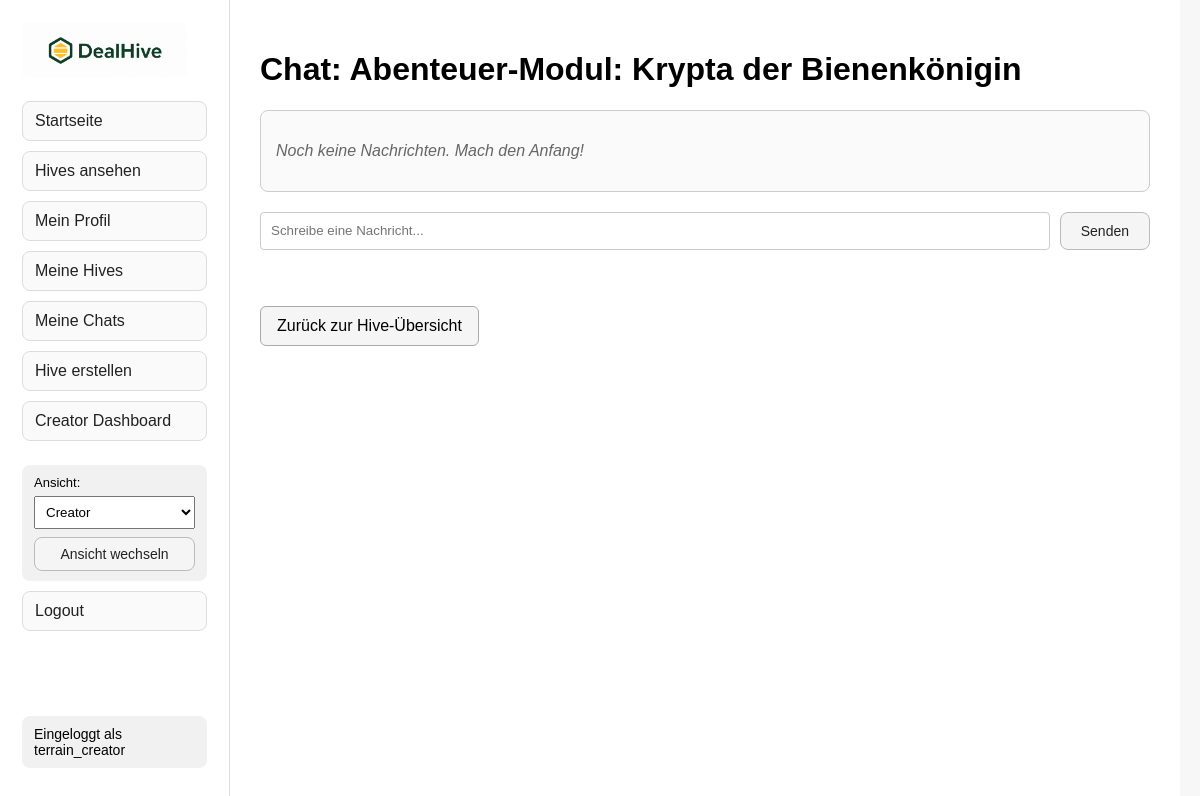
/hives/10/chat/4 (signed in), run on the app's committed database.
### tables this page shows
CREATE TABLE users (
            id INTEGER PRIMARY KEY AUTOINCREMENT,
            username TEXT NOT NULL UNIQUE,
            name TEXT NOT NULL,
            email TEXT NOT NULL,
            password_hash TEXT NOT NULL,
            role TEXT NOT NULL,
            street TEXT NOT NULL,
            postal_code TEXT NOT NULL,
            city TEXT NOT NULL,
            country TEXT NOT NULL
        );

CREATE TABLE hives (
            id INTEGER PRIMARY KEY AUTOINCREMENT,
            title TEXT NOT NULL,
            game_system TEXT NOT NULL,
            short_description TEXT NOT NULL,
            description TEXT NOT NULL,
            deadline TEXT NOT NULL,
            current_participants INTEGER NOT NULL DEFAULT 0,
            min_participants INTEGER NOT NULL,
            base_price REAL NOT NULL DEFAULT 0.0
        );

### hives.py (the view, shortened to what this page needs)
    @app.route(
        "/hives/<int:hive_id>/chat/<int:partner_id>",
        methods=["GET", "POST"]
    )
    def private_chat(hive_id, partner_id):
        if session.get("user_id") is None:
            return redirect("/login")
        current_user_id = session["user_id"]
        if get_user_by_id(current_user_id) is None:
            session.clear()
            return redirect("/login")
        hive = get_hive_by_id(hive_id)
        if hive is None:
            return "Hive wurde nicht gefunden.", 404
        partner = get_user_by_id(partner_id)
        if partner is None:
            return "Chatpartner wurde nicht gefunden.", 404
        if not can_users_chat_in_hive(
            hive_id,
            current_user_id,
            partner_id
        ):
            return "Du hast keinen Zugriff auf diesen Chat.", 403
        messages = get_private_messages(
            hive_id,
            current_user_id,
            partner_id
        )
        return render_template(
            "chat.html",
            hive=hive,
            messages=messages,
            partner_id=partner_id
        )

### database.py (called while the page is built)
def get_connection():
    connection = sqlite3.connect(DATABASE_PATH)
    connection.row_factory = sqlite3.Row
    connection.execute("PRAGMA foreign_keys = ON")
    return connection

def get_hive_by_id(hive_id):
    connection = get_connection()
    hive = connection.execute("""
        SELECT
            hives.id,
            hives.title,
            hives.game_system,
            hives.short_description,
            hives.description,
            hives.deadline,
            COALESCE((
                SELECT SUM(user_hives.quantity)
                FROM user_hives
                WHERE user_hives.hive_id = hives.id
                AND user_hives.relation_type = 'buyer'
            ), 0) AS current_participants,
            hives.min_participants,
            hives.base_price
        FROM hives
        WHERE hives.id = ?
    """, (hive_id,)).fetchone()
    connection.close()
    return hive

def get_user_by_id(user_id):
    connection = get_connection()
    user = connection.execute("""
        SELECT *
        FROM users
        WHERE id = ?
    """, (user_id,)).fetchone()
    connection.close()
    return user

def get_private_messages(hive_id, user1_id, user2_id):
    connection = get_connection()
    messages = connection.execute("""
        SELECT
            messages.id,
            messages.message_text,
            messages.timestamp,
            messages.sender_id,
            users.username AS sender_name
        FROM messages
        JOIN users ON messages.sender_id = users.id
        WHERE messages.hive_id = ?
        AND (
            (messages.sender_id = ? AND messages.receiver_id = ?)
            OR
            (messages.sender_id = ? AND messages.receiver_id = ?)
        )
        ORDER BY messages.timestamp ASC
    """, (
        hive_id,
        user1_id,
        user2_id,
        user2_id,
        user1_id
    )).fetchall()
    connection.close()
    return messages

### templates/chat.html
{% extends "layout.html" %}
{% block content %}
    <h1>Chat: {{ hive["title"] }}</h1>
    <div style="border: 1px solid #ccc; padding: 15px; margin-bottom: 20px; max-height: 400px; overflow-y: auto; background-color: #fafafa; border-radius: 8px;">
        {% if messages %}
            {% for msg in messages %}
                <div style="margin-bottom: 15px; padding-bottom: 10px; border-bottom: 1px solid #eee;">
                    <strong style="color: #333;">{{ msg["sender_name"] }}</strong>
                    <span style="font-size: 0.8em; color: #888; margin-left: 10px;">{{ msg["timestamp"] }}</span><br>
                    <div style="margin-top: 5px;">{{ msg["message_text"] }}</div>
                </div>
            {% endfor %}
        {% else %}
            <p style="color: #666; font-style: italic;">Noch keine Nachrichten. Mach den Anfang!</p>
        {% endif %}
    </div>
    <form method="POST" action="/hives/{{ hive['id'] }}/chat/{{ partner_id }}" style="display: flex; gap: 10px;">
        <input type="text" name="message_text" placeholder="Schreibe eine Nachricht..." required style="flex-grow: 1; padding: 10px; border: 1px solid #ccc; border-radius: 4px;">
        <button type="submit" style="padding: 10px 20px; cursor: pointer;">Senden</button>
    </form>
    <br><br>
    <a href="/hives/{{ hive['id'] }}"
        style="
            display: inline-block;
            padding: 10px 16px;
            background-color: #f5f5f5;
            color: black;
            text-decoration: none;
            border: 1px solid #aaaaaa;
            border-radius: 6px;
            margin-top: 20px;
        ">
        Zurück zur Hive-Übersicht
    </a>
{% endblock %}

### templates/partials/sidebar.html (shortened to what this page needs)
<aside class="sidebar">
    <a href="/">
        <img
            src="{{ url_for('static', filename='images/dealhive-logo.png') }}"
            alt="DealHive Logo"
            class="sidebar-logo"
            style="width: 165px; height: auto;"
        >
    </a>
    <nav>
        <ul class="sidebar-nav">
            <li>
                <a class="sidebar-link" href="/">Startseite</a>
            </li>
            <li>
                <a class="sidebar-link" href="/hives">Hives ansehen</a>
            </li>
            {% if session.get("user_id") %}
                <li>
                    <a class="sidebar-link" href="/profile">Mein Profil</a>
                </li>
                <li>
                    <a class="sidebar-link" href="/my-hives">Meine Hives</a>
                </li>
                <li>
                    <a class="sidebar-link" href="/my-chats">Meine Chats</a>
                </li>
                {% if session.get("role") == "creator" %}
                    <li>
                        <a class="sidebar-link" href="/creator/hives/new">Hive erstellen</a>
                    </li>
                    <li>
                        <a class="sidebar-link" href="/creator/dashboard">Creator Dashboard</a>
                    </li>
                {% endif %}
                <li class="sidebar-info">
                    <form method="POST" action="/session/role" class="role-switch-form">
                        <label for="role-switch">Ansicht:</label>
                        <select id="role-switch" name="role">
                            <option value="creator" {% if session.get("role") == "creator" %}selected{% endif %}>
                                Creator
                            </option>
                        </select>
                        <button type="submit" style="margin-top: 8px; width: 100%;">
                            Ansicht wechseln
                        </button>
                    </form>
                </li>
                <li>
                    <a class="sidebar-link" href="/logout">Logout</a>
                </li>
                <li class="sidebar-info sidebar-bottom-info">
                    Eingeloggt als {{ session.get("username") }}
                </li>
            {% endif %}
        </ul>
    </nav>
</aside>

### templates/layout.html (style rules this page uses)
body { margin: 0; font-family: Arial, sans-serif; background-color: #f7f7f7; }
.sidebar { width: 230px; min-width: 230px; height: 100vh; position: sticky; top: 0; padding: 22px; border-right: 1px solid #ddd; background-color: #ffffff; box-sizing: border-box; display: flex; flex-direction: column; }
.sidebar-logo { width: 165px; max-width: 100%; height: auto; display: block; margin-bottom: 24px; }
.sidebar nav { flex: 1; display: flex; }
.sidebar-nav { list-style: none; padding-left: 0; margin: 0; display: flex; flex-direction: column; flex: 1; width: 100%; }
.sidebar-nav li { margin-bottom: 10px; }
.sidebar-link { display: block; padding: 10px 12px; border: 1px solid #ddd; border-radius: 8px; text-decoration: none; color: #222; background-color: #fafafa; }
.sidebar-info { margin: 14px 0; padding: 10px 12px; border-radius: 8px; background-color: #f1f1f1; font-size: 14px; }
.sidebar-bottom-info { margin-top: auto; margin-bottom: 0; }
.role-switch-form { margin: 0; }
.role-switch-form label { display: block; margin-bottom: 6px; font-size: 13px; }
.role-switch-form select { width: 100%; padding: 7px; box-sizing: border-box; }
button, .button-link { display: inline-block; padding: 8px 12px; border: 1px solid #bbb; border-radius: 8px; background-color: #f5f5f5; color: #222; text-decoration: none; font-size: 14px; cursor: pointer; box-sizing: border-box; }

### data on the page
users: get "terrain_creator"
hives: title "Abenteuer-Modul: Krypta der Bienenkönigin"
